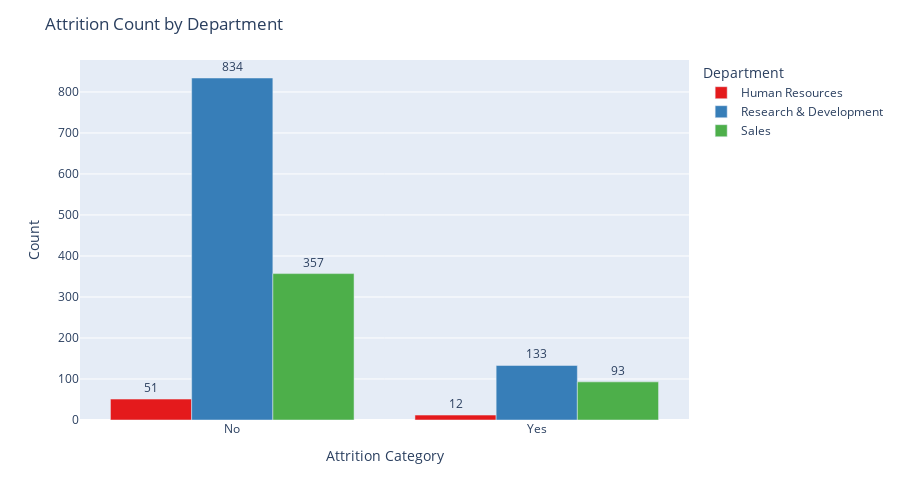

The notebook cell saved with this chart:
### Markdown cell above
### Count of Attrition by Department

### Code cell
import plotly.express as px

# Prepare grouped counts
grouped_counts = df.groupby(['Attrition_Category', 'Department']).size().reset_index(name='Count')

# Create Plotly bar chart
fig = px.bar(grouped_counts,
             x='Attrition_Category',
             y='Count',
             color='Department',
             barmode='group',
             text='Count',  # Show counts on top of bars
             color_discrete_sequence=px.colors.qualitative.Set1)

# Customize layout
fig.update_traces(textposition='outside')
fig.update_layout(title='Attrition Count by Department',
                  xaxis_title='Attrition Category',
                  yaxis_title='Count',
                  width=900,
                  height=500)

fig.show()

### Figure 1 — Plotly figure (JSON) as saved in the notebook; plotly's stock layout.template omitted (floating-point values rounded to 4 significant figures)
{"data": [{"alignmentgroup": "True", "hovertemplate": "Department=Human Resources<br>Attrition_Category=%{x}<br>Count=%{text}<extra></extra>", "legendgroup": "Human Resources", "marker": {"color": "rgb(228,26,28)", "pattern": {"shape": ""}}, "name": "Human Resources", "offsetgroup": "Human Resources", "orientation": "v", "showlegend": true, "text": [51.0, 12.0], "textposition": "outside", "type": "bar", "x": ["No", "Yes"], "xaxis": "x", "y": [51, 12], "yaxis": "y"}, {"alignmentgroup": "True", "hovertemplate": "Department=Research & Development<br>Attrition_Category=%{x}<br>Count=%{text}<extra></extra>", "legendgroup": "Research & Development", "marker": {"color": "rgb(55,126,184)", "pattern": {"shape": ""}}, "name": "Research & Development", "offsetgroup": "Research & Development", "orientation": "v", "showlegend": true, "text": [834.0, 133.0], "textposition": "outside", "type": "bar", "x": ["No", "Yes"], "xaxis": "x", "y": [834, 133], "yaxis": "y"}, {"alignmentgroup": "True", "hovertemplate": "Department=Sales<br>Attrition_Category=%{x}<br>Count=%{text}<extra></extra>", "legendgroup": "Sales", "marker": {"color": "rgb(77,175,74)", "pattern": {"shape": ""}}, "name": "Sales", "offsetgroup": "Sales", "orientation": "v", "showlegend": true, "text": [357.0, 93.0], "textposition": "outside", "type": "bar", "x": ["No", "Yes"], "xaxis": "x", "y": [357, 93], "yaxis": "y"}], "layout": {"barmode": "group", "height": 500, "legend": {"title": {"text": "Department"}, "tracegroupgap": 0}, "margin": {"t": 60}, "title": {"text": "Attrition Count by Department"}, "width": 900, "xaxis": {"anchor": "y", "domain": [0, 1], "title": {"text": "Attrition Category"}}, "yaxis": {"anchor": "x", "domain": [0, 1], "title": {"text": "Count"}}}}
